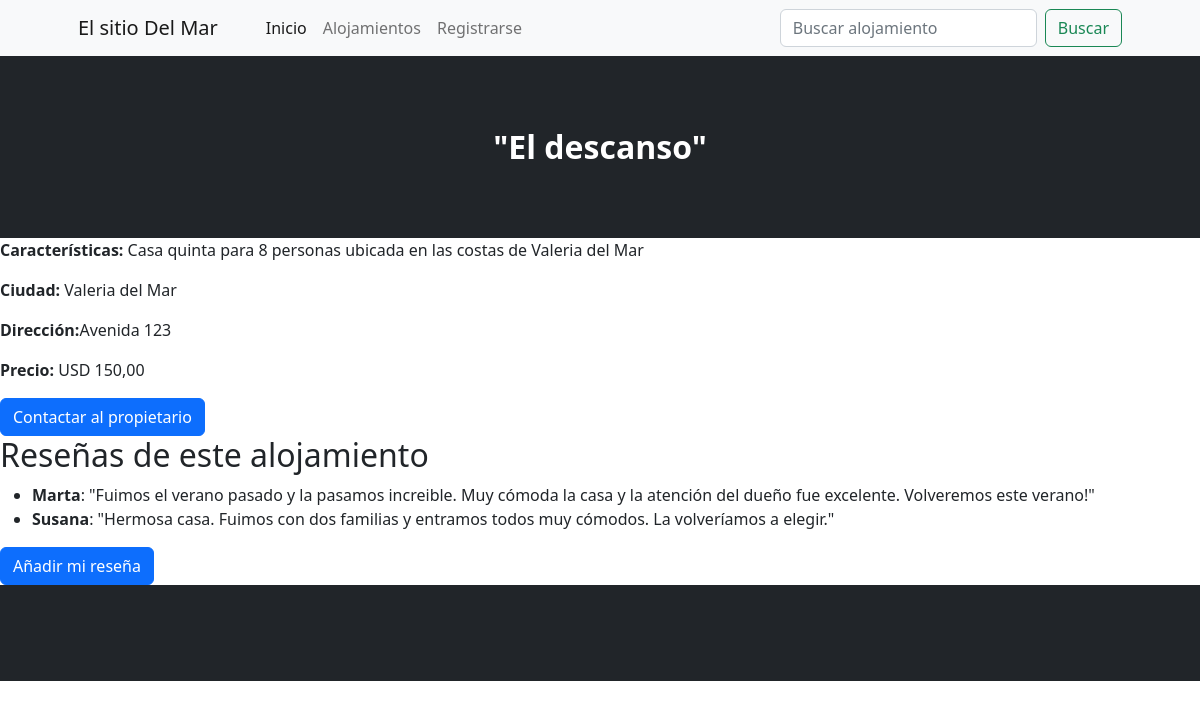
Page /alojamiento/1/ on the committed database.
### aplicacion/models.py (models this page shows, shortened)
class Alojamiento(models.Model):
    titulo = models.CharField(max_length=200)
    descripcion = models.TextField()
    ciudad = models.CharField(max_length=200, default="No determinado")
    direccion = models.CharField(max_length=200, default="No determinado")
    email = models.EmailField(default="example@example.com")
    precio = models.DecimalField(max_digits=10, decimal_places=2, default=0.00)
    imagen = models.ImageField(upload_to='alojamiento/', null=True, blank=True)

class Review(models.Model):
    alojamiento = models.ForeignKey(Alojamiento, on_delete=models.CASCADE)
    texto = models.TextField()
    calificacion = models.IntegerField()
    usuario = models.ForeignKey(Usuario, on_delete=models.CASCADE)

class Usuario(models.Model):
    nombre = models.CharField(max_length=100)
    email = models.EmailField(unique=True)

### aplicacion/views.py (the view)
# urls.py: path('alojamiento/<int:alojamiento_id>/', detalle_alojamiento, name='detalle_alojamiento'),
def detalle_alojamiento(request, alojamiento_id):
    alojamiento = get_object_or_404(Alojamiento, id=alojamiento_id)
    return render(request, 'aplicacion/detalle_alojamiento.html', {'alojamiento': alojamiento})

### aplicacion/templates/aplicacion/detalle_alojamiento.html (shortened to what this page needs)
{% extends 'aplicacion/index.html' %}
{% block header %}
<header class="bg-dark py-5">
    <div class="container px-3 px-lg-4 my-4">
        <div class="text-center text-white">
            <h2 class="display-7 fw-bolder">"{{ alojamiento.titulo }}"</h2>
        </div>
    </div>
</header>
{% endblock header %}
{% block contenido %}
<!DOCTYPE html>
<html lang="en">
<head>
</head>
<body>
    <p><strong>Características:</strong> {{ alojamiento.descripcion }}</p>
    <p><strong>Ciudad:</strong> {{ alojamiento.ciudad }}</p>
    <p><strong>Dirección:</strong>{{ alojamiento.direccion }}</p>
    <p><strong>Precio:</strong> USD {{ alojamiento.precio }}</p>
    {% if alojamiento.email %}
    <a href="mailto:{{ alojamiento.email }}" class="btn btn-primary">Contactar al propietario</a>
    {% else %}
    <p>El propietario de este alojamiento no ha proporcionado un correo electrónico.</p>
    {% endif %}
    <h2>Reseñas de este alojamiento</h2>
    {% if alojamiento.review_set.all %}
    <ul>
        {% for r in alojamiento.review_set.all %}
        <li> <strong>{{ r.usuario.nombre }}</strong>: "{{ r.texto }}"</li>
        {% endfor %}
    </ul>
    {% else %}
    <p>Aún no hay reseñas para este alojamiento.</p>
    {% endif %}
    <a href="{% url 'nuevo_review'%}" class="btn btn-primary">Añadir mi reseña</a>
</body>
</html>
{% endblock contenido %}

### aplicacion/templates/aplicacion/index.html (shortened to what this page needs)
<!DOCTYPE html>
<html lang="en">
    <head>
        {% load static %}
        <link href="https://cdn.jsdelivr.net/npm/bootstrap-icons@1.5.0/font/bootstrap-icons.css" rel="stylesheet" />
        <link href="{% static 'css/styles.css' %}" rel="stylesheet" />
    </head>
    <body>
        <nav class="navbar navbar-expand-lg navbar-light bg-light">
            <div class="container px-4 px-lg-5">
                <a class="navbar-brand" href="{% url 'home' %}">El sitio Del Mar</a>
                <div class="collapse navbar-collapse" id="navbarSupportedContent">
                    <ul class="navbar-nav me-auto mb-2 mb-lg-0 ms-lg-4">
                        <li class="nav-item"><a class="nav-link active" aria-current="page" href="{% url 'home' %}">Inicio</a></li>
                        <li class="nav-item"><a class="nav-link" href="{% url 'alojamiento'%}">Alojamientos</a></li>
                        <li class="nav-item"><a class="nav-link" href="{% url 'nuevo_usuario'%}">Registrarse</a></li>
                    </ul>
                    <form class="d-flex" action="{% url 'encontrar_alojamiento' %}" method="GET">
                        <input class="form-control me-2" type="search" placeholder="Buscar alojamiento" aria-label="Buscar" name="buscar">
                        <button class="btn btn-outline-success" type="submit">Buscar</button>
                      </form>
                </div>
            </div>
        </nav>
        {% block header %}{% endblock header %}
        {% block contenido %}{% endblock contenido %}
        <footer class="py-5 bg-dark">
        </footer>
    </body>
</html>

### rows in the picture
Alojamiento: titulo "El descanso", descripcion "Casa quinta para 8 personas ubicada en las costas de Valeria del Mar", ciudad "Valeria del Mar", direccion "Avenida 123", precio "150,00"
Review: usuario.nombre "Marta", texto "Fuimos el verano pasado y la pasamos increible. Muy cómoda la casa y la atención del dueño fue excelente. Volveremos este verano!"
Review: usuario.nombre "Susana", texto "Hermosa casa. Fuimos con dos familias y entramos todos muy cómodos. La volveríamos a elegir."
